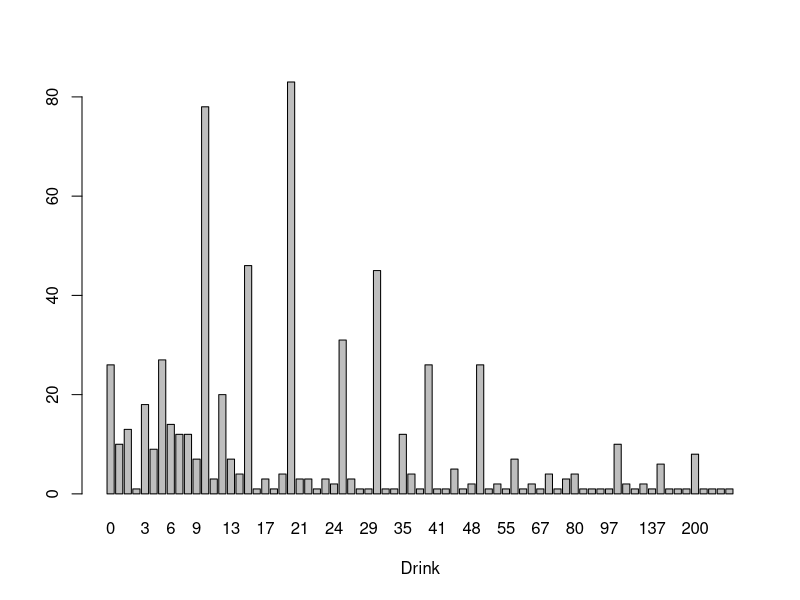
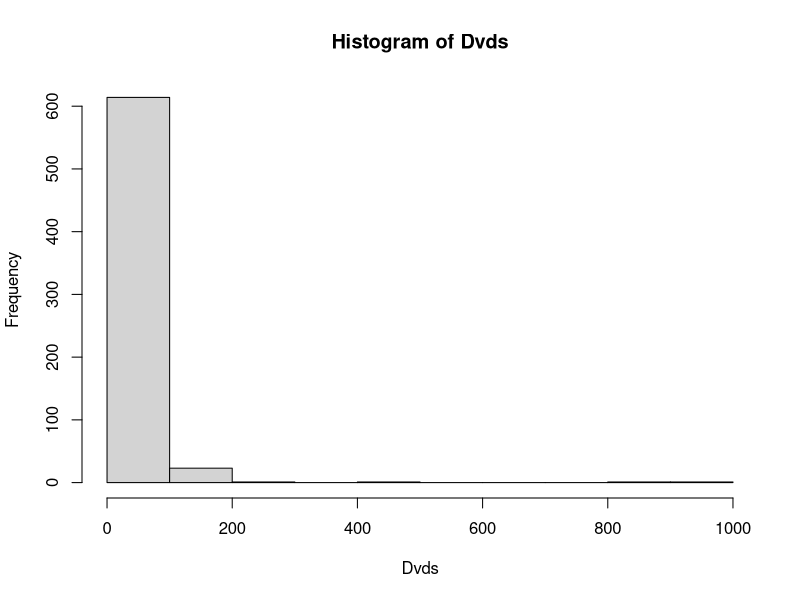
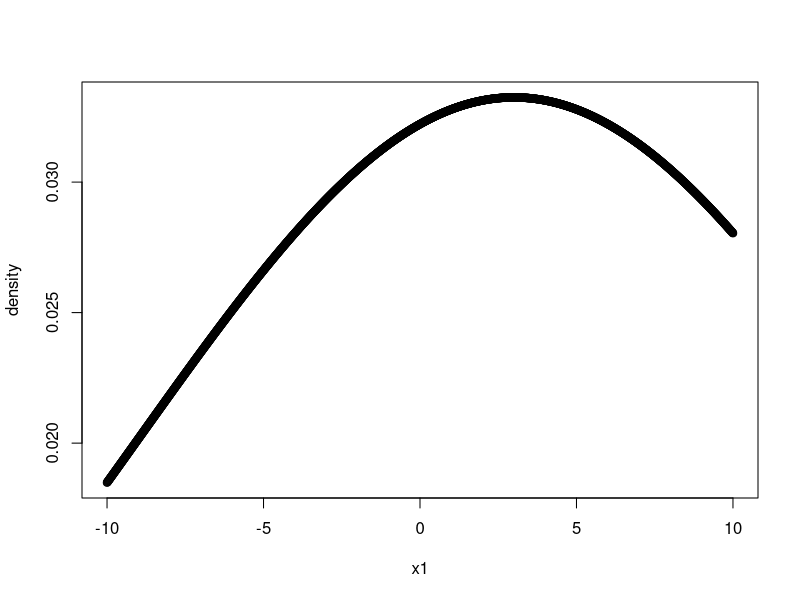
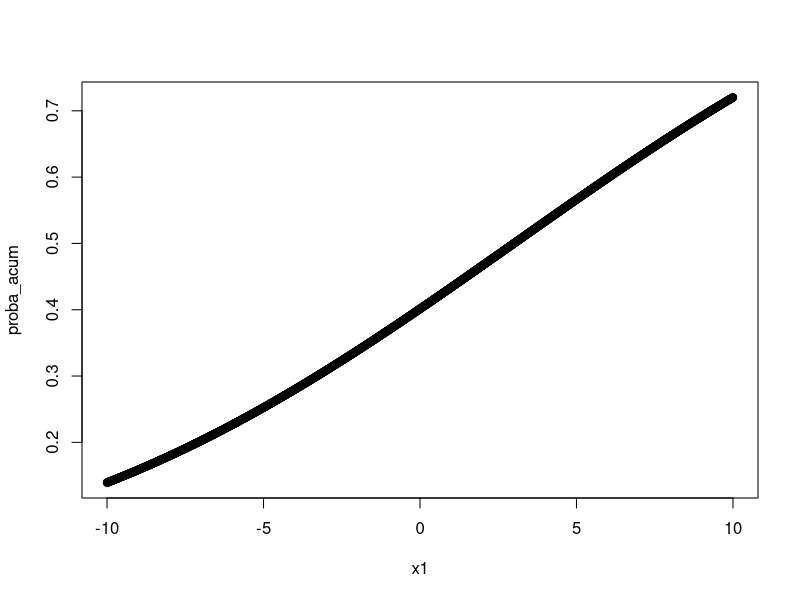
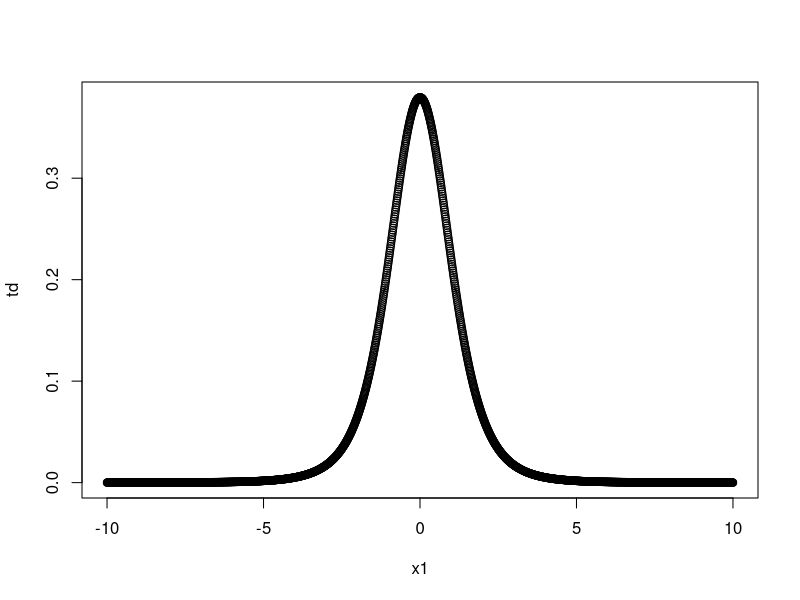

Reproduce these figures in R, in order.
library(LearnBayes)

data(studentdata)
studentdata
studentdata[1,]

attach(studentdata)
table(Drink)

dat <- table(Dvds)
barplot(dat, xlab = "Drink", ylan = "Count")
hist(Dvds)
table(Dvds)
summary(Dvds)


dnorm(0)*sqrt(2*pi)
dnorm(0, mean = 4)

x1 <- seq(-10,10, by = .01)
density <- dnorm(x1, mean = 3 , sd = 12)
proba_acum <- pnorm(x1, mean = 3 , sd = 12)


plot(x1, density)
plot(x1, proba_acum)


pnorm(0)

v <- c(0,1,1.96)
pnorm(v)


td <- dt(x1, df = 5)
plot(x1,td)
?dt
